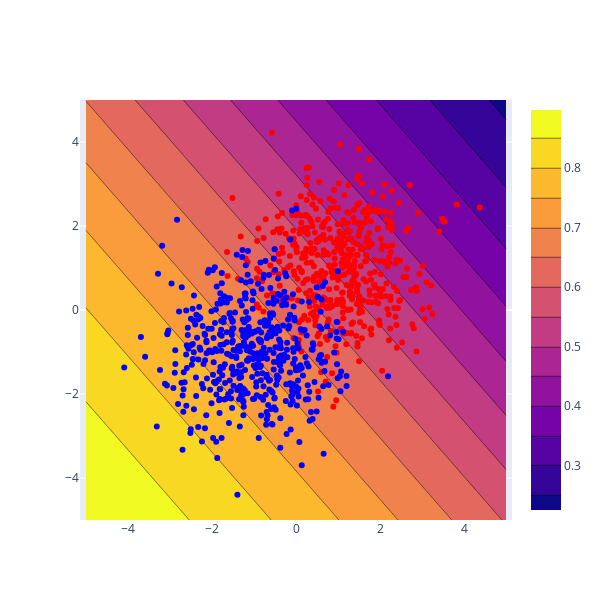

The cell this chart's notebook holds for it:
### Code cell
xx = np.linspace(-5, 5, 100)
yy = np.linspace(-5, 5, 100)
xx, yy = np.meshgrid(xx, yy)
xx, yy = xx.flatten(), yy.flatten()
mock_data = np.array([np.ones(len(xx)), xx, yy]).T
values = sigmoid(mock_data, beta)
go.Figure(
    [
        go.Contour(x=xx, y=yy, z=values),
        go.Scatter(x=X[y==0, 1], y=X[y==0, 2], mode='markers', marker_color='red'),
        go.Scatter(x=X[y==1, 1], y=X[y==1, 2], mode='markers', marker_color='blue')
    ],
    layout=dict(
        xaxis=dict(scaleanchor='y', scaleratio=1),
        width=600, height=600,
        showlegend=False
    )
)

### Figure 1 — Plotly figure (JSON) as saved in the notebook; plotly's stock layout.template omitted (floating-point values rounded to 4 significant figures; data arrays with more than 128 entries replaced by an {"elided": "..."} marker saying what was removed)
{"data": [{"type": "contour", "x": {"elided": "10000 float values"}, "y": {"elided": "10000 float values"}, "z": {"elided": "10000 float values"}}, {"marker": {"color": "red"}, "mode": "markers", "type": "scatter", "x": {"elided": "500 float values"}, "y": {"elided": "500 float values"}}, {"marker": {"color": "blue"}, "mode": "markers", "type": "scatter", "x": {"elided": "500 float values"}, "y": {"elided": "500 float values"}}], "layout": {"height": 600, "showlegend": false, "width": 600, "xaxis": {"scaleanchor": "y", "scaleratio": 1}}}
